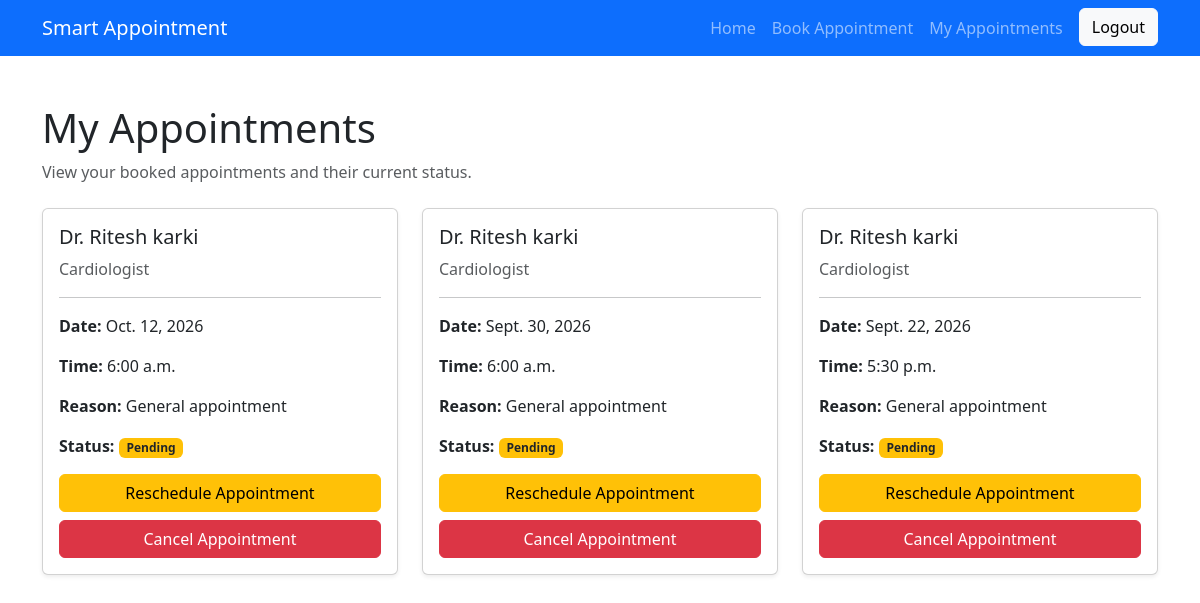
The page /appointments/my-appointments/ (signed in) on the database its author committed.
### appointments/models.py (models this page shows, shortened)
class Appointment(models.Model):
    STATUS_CHOICES = [
        ('Pending', 'Pending'),
        ('Confirmed', 'Confirmed'),
        ('Completed', 'Completed'),
        ('Cancelled', 'Cancelled'),
    ]
    patient = models.ForeignKey(
        Patient,
        on_delete=models.CASCADE,
        related_name='appointments'
    )
    doctor = models.ForeignKey(
        Doctor,
        on_delete=models.CASCADE,
        related_name='appointments'
    )
    appointment_date = models.DateField()
    appointment_time = models.TimeField()
    status = models.CharField(
        max_length=20,
        choices=STATUS_CHOICES,
        default='Pending'
    )
    reason = models.TextField()
    created_at = models.DateTimeField(auto_now_add=True)

### doctors/models.py (models this page shows, shortened)
class Doctor(models.Model):
    user = models.OneToOneField(User, on_delete=models.CASCADE)
    name = models.CharField(max_length=100)
    specialization = models.CharField(max_length=100)
    phone = models.CharField(max_length=20)
    working_start = models.TimeField()
    working_end = models.TimeField()

### appointments/views.py (the view, shortened to what this page needs)
@login_required
def my_appointments(request):
    patient = Patient.objects.get(
        user=request.user
    )
    appointments = Appointment.objects.filter(
        patient=patient
    ).order_by(
        "-appointment_date",
        "-appointment_time"
    )
    return render(
        request,
        "appointments/my_appointments.html",
        {
            "appointments": appointments
        }
    )

### appointments/templates/appointments/my_appointments.html (shortened to what this page needs)
{% extends "base.html" %}
{% block content %}
<div class="container py-5">
<div class="mb-4">
<h1>
    My Appointments
</h1>
<p class="text-muted">
    View your booked appointments and their current status.
</p>
</div>
{% if appointments %}
<div class="row g-4">
    {% for appointment in appointments %}
        <div class="col-md-6 col-lg-4">
            <div class="card shadow-sm h-100">
                <div class="card-body">
                    <h5 class="card-title">
                        Dr. {{ appointment.doctor.name }}
                    </h5>
                    <p class="text-muted mb-3">
                        {{ appointment.doctor.specialization }}
                    </p>
                    <hr>
                    <p>
                        <strong>Date:</strong>
                        {{ appointment.appointment_date }}
                    </p>
                    <p>
                        <strong>Time:</strong>
                        {{ appointment.appointment_time|time:"g:i a" }}
                    </p>
                    <p>
                        <strong>Reason:</strong>
                        {{ appointment.reason }}
                    </p>
                    <p class="mb-3">
                        <strong>Status:</strong>
                        {% if appointment.status == "Confirmed" %}
                            <span class="badge bg-success">
                                Confirmed
                            </span>
                        {% elif appointment.status == "Completed" %}
                            <span class="badge bg-primary">
                                Completed
                            </span>
                        {% elif appointment.status == "Cancelled" %}
                            <span class="badge bg-danger">
                                Cancelled
                            </span>
                        {% else %}
                            <span class="badge bg-warning text-dark">
                                Pending
                            </span>
                        {% endif %}
                    </p>
                    {% if appointment.status == "Pending" or appointment.status == "Confirmed" %}
                        <div class="d-grid gap-2">
                            <a
                                href="{% url 'appointments:reschedule_appointment' appointment.id %}"
                                class="btn btn-warning"
                            >
                                Reschedule Appointment
                            </a>
                            <form
                                method="POST"
                                action="{% url 'appointments:cancel_appointment' appointment.id %}"
                            >
                                <button
                                    type="submit"
                                    class="btn btn-danger w-100"
                                >
                                    Cancel Appointment
                                </button>
                            </form>
                        </div>
                    {% endif %}
                </div>
            </div>
        </div>
    {% endfor %}
</div>
{% else %}
<div class="alert alert-info">
    You do not have any appointments yet.
</div>
{% endif %}
</div>
{% endblock %}

### templates/base.html (shortened to what this page needs)
{% load django_bootstrap5 %}
<!DOCTYPE html>
<html lang="en">
<head>
{% bootstrap_css %}
</head>
<body>
<nav class="navbar navbar-expand-lg navbar-dark bg-primary">
    <div class="container">
        <a class="navbar-brand" href="/">
            Smart Appointment
        </a>
        <div class="collapse navbar-collapse" id="mainNavbar">
            <ul class="navbar-nav ms-auto">
                <li class="nav-item">
                    <a class="nav-link" href="/">
                        Home
                    </a>
                </li>
                {% if user.is_authenticated %}
                    {% if user.patient %}
                        <li class="nav-item">
                            <a class="nav-link"
                            href="{% url 'appointments:appointment_create' %}">
                                Book Appointment
                            </a>
                        </li>
                        <li class="nav-item">
                            <a class="nav-link"
                            href="{% url 'appointments:my_appointments' %}">
                                My Appointments
                            </a>
                        </li>
                    {% endif %}
                    <li class="nav-item ms-lg-2">
                        <form method="POST"
                              action="{% url 'accounts:logout' %}">
                            <button type="submit" class="btn btn-light">
                                Logout
                            </button>
                        </form>
                    </li>
                {% endif %}
            </ul>
        </div>
    </div>
</nav>
{% block content %}
{% endblock %}
</body>
</html>

### rows shown on the page
Appointment: doctor.name "Ritesh karki", doctor.specialization "Cardiologist", appointment_date "Oct. 12, 2026", appointment_time "6:00 a.m.", reason "General appointment", status "Pending"
Appointment: doctor.name "Ritesh karki", doctor.specialization "Cardiologist", appointment_date "Sept. 30, 2026", appointment_time "6:00 a.m.", reason "General appointment", status "Pending"
Appointment: doctor.name "Ritesh karki", doctor.specialization "Cardiologist", appointment_date "Sept. 22, 2026", appointment_time "5:30 p.m.", reason "General appointment", status "Pending"
